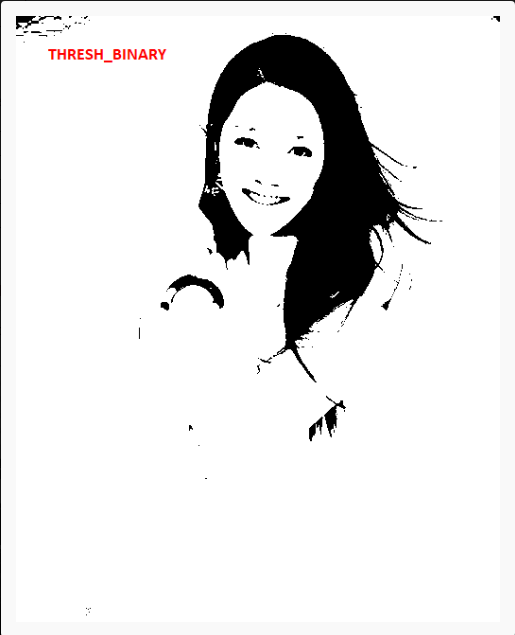
//> input picture opencv研习社/code_041二值图像分析 – 基本阈值操作/0413.png, 515 x 635 px, given in place of master.jpg, which was not available
$ ./opencv_041   (built with g++ and OpenCV 4)
//> lines starting //> are read from the running program, lines starting //| are printed output that depends on the picture; after the words box and inside, x2 and y2 are one past the last pixel; in counts of white or black regions, pixels touching at a corner belong together; pictures that were not available may be replaced by others from this repository, and a replacement may not be noted
#include <opencv2/opencv.hpp>
#include <iostream>

using namespace cv;
using namespace std;

int main(int argc, const char *argv[])
{
	Mat src = imread("D:/images/master.jpg");
//> src is the input picture: 635 rows x 515 cols, CV_8UC3; mean B, G, R 231.1, 231.1, 231.5
	if (src.empty()) {
		printf("could not load image...\n");
		return -1;
	}
	namedWindow("input", WINDOW_AUTOSIZE);
	imshow("input", src);

	// 转换为灰度图像
	int T = 127;
	Mat gray, binary;
	cvtColor(src, gray, COLOR_BGR2GRAY);
	for (int i = 0; i < 5; i++) {
		threshold(gray, binary, T, 255, i);
		imshow(format("binary_%d" , i), binary);
		imwrite(format("D:/binary_%d.png", i), binary);
	}
//> this loop made 5 passes
//> pass 1, `threshold(gray, binary, T, 255, i);`:
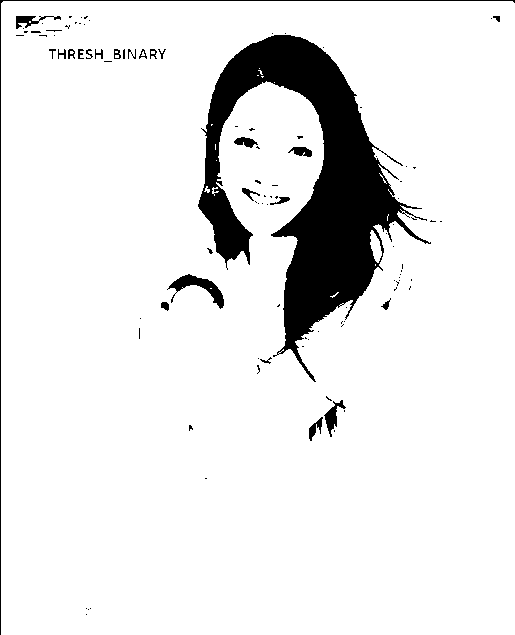
//> binary: 635 rows x 515 cols, CV_8UC1; 90.9% white; 105 black regions (80 under 20 px), largest, box (x1, y1, x2, y2) and area: (198, 35, 431, 382) 26085, (0, 0, 515, 635) 1155, (167, 274, 224, 309) 631
//> pass 3, `threshold(gray, binary, T, 255, i);`:
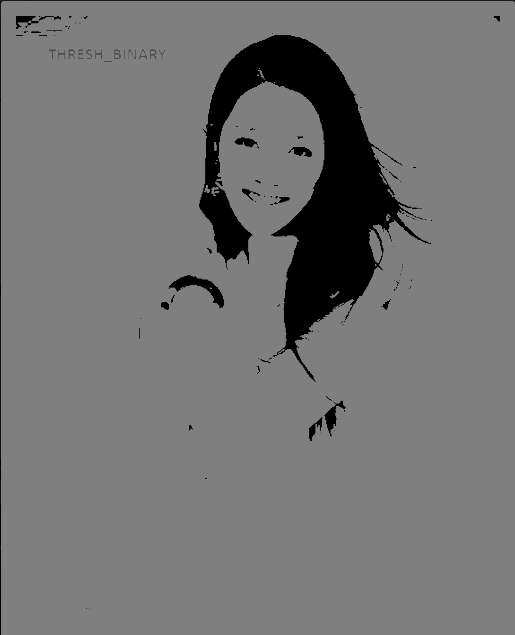
//> binary: 635 rows x 515 cols, CV_8UC1; min 0, max 127, mean 116
//> after the loop:
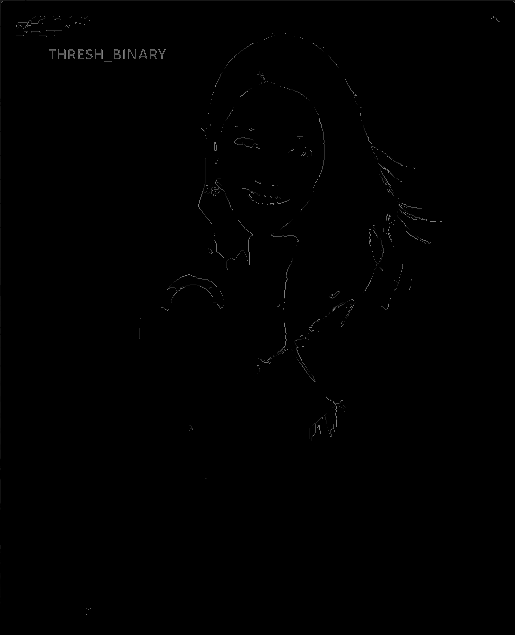
//> binary: 635 rows x 515 cols, CV_8UC1; min 0, max 127, mean 0.6
	waitKey(0);
	return 0;
}

$ run again, on opencv研习社/code_041二值图像分析 – 基本阈值操作/0414.png
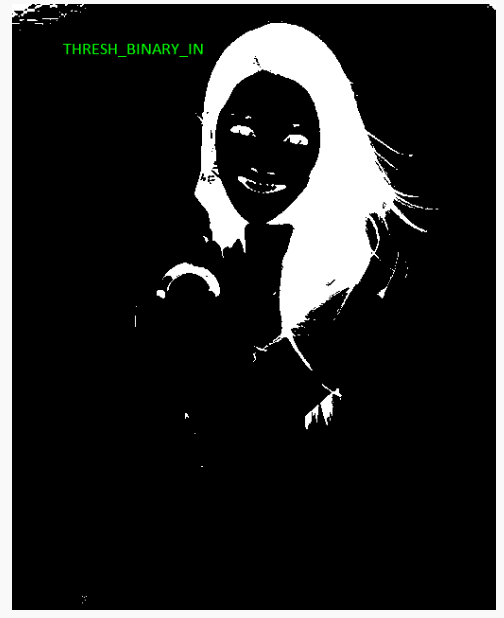
//> input picture opencv研习社/code_041二值图像分析 – 基本阈值操作/0414.png, 504 x 618 px, given in place of master.jpg, which was not available
//> src is the input picture: 618 rows x 504 cols, CV_8UC3; mean B, G, R 37.6, 38, 37.6
//> the loop `for (int i = 0; i < 5; i++)` made 5 passes
//> pass 1, `threshold(gray, binary, T, 255, i);`:
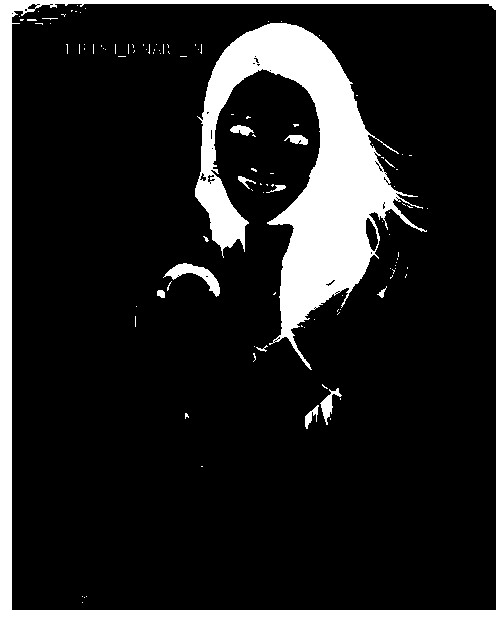
//> binary: 618 rows x 504 cols, CV_8UC1; 14.9% white; 114 white regions (102 under 20 px), largest, box (x1, y1, x2, y2) and area: (195, 23, 427, 370) 25977, (0, 0, 504, 618) 18432, (163, 263, 220, 297) 610
//> after the loop `for (int i = 0; i < 5; i++)`:
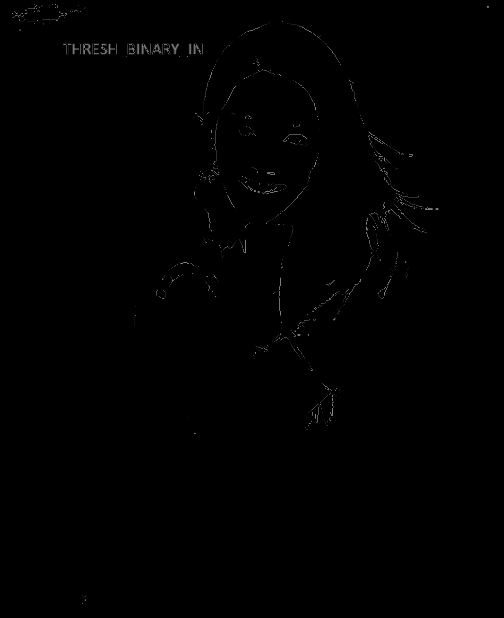
//> binary: 618 rows x 504 cols, CV_8UC1; min 0, max 127, mean 0.6

$ run again, on opencv研习社/code_041二值图像分析 – 基本阈值操作/0415.png
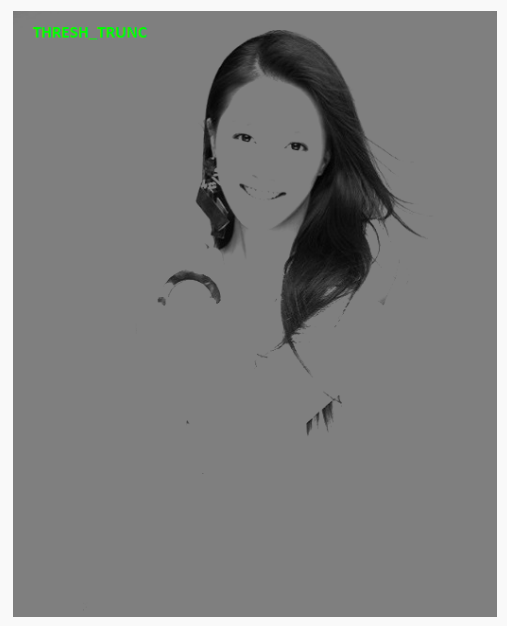
//> input picture opencv研习社/code_041二值图像分析 – 基本阈值操作/0415.png, 507 x 626 px, given in place of master.jpg, which was not available
//> src is the input picture: 626 rows x 507 cols, CV_8UC3; mean B, G, R 129.1, 129.5, 129.1
//> the loop `for (int i = 0; i < 5; i++)` made 5 passes
//> pass 1, `threshold(gray, binary, T, 255, i);`:
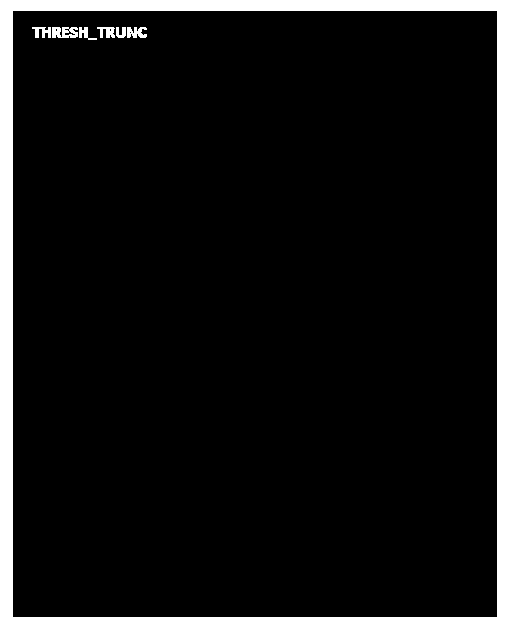
//> binary: 626 rows x 507 cols, CV_8UC1; 7.8% white; 7 white regions, largest, box (x1, y1, x2, y2) and area: (0, 0, 507, 626) 24078, (52, 27, 78, 38) 226, (127, 27, 147, 38) 160
//> after the loop `for (int i = 0; i < 5; i++)`:
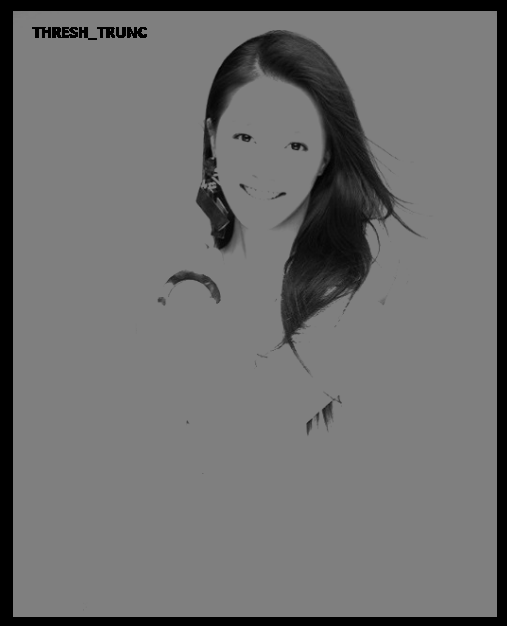
//> binary: 626 rows x 507 cols, CV_8UC1; min 0, max 127, mean 110.1
